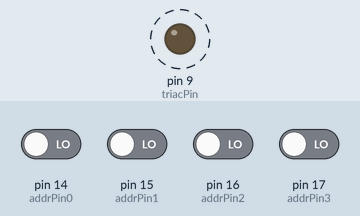
Recording of a sketch running on a simulated Arduino Uno, built with avr-gcc and run on an emulated ATmega328P. On the bench: output pins drawn as LEDs (lit = HIGH). Dashed ring = blinking. Inputs (shaded band) come from the test bench; at power-on: pin 14 (addrPin0), pin 15 (addrPin1), pin 16 (addrPin2), pin 17 (addrPin3) LOW.

Above: at 0.2 s.
Timing chart, 0 to 3.0 s (numbered marks = the images above):
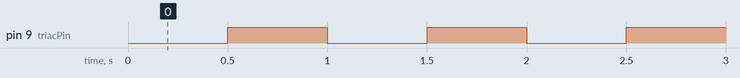

The sketch:

bulbLightsHardwareTest.ino
```cpp
/**
 * Test of various parts needed for the bulb lights.
 *
 * Prototype:
 * - ATMega328p
 * - Vcc = 3.3-5 V
 * - F_CPU = 8 MHz
 *
 * | Test       | Method
 * | --------   | ------
 * | Triac      | Connect bulb and set triac pin. NOTE! Mains voltages! Probably should do this separately
 * | DMX input  | Connect DMX source and check for activity.
 * | Addr pins  | Print address somewhere?
 */

// Global constants
// This is the base address of the device. It is used as an offset and is added to the value
// of the address pins to calculate the device address (addr).
// Should be set in the form 0xh0 and should never exceed 0xf0 in order to avoid overflowing
// the uint8_t containing the address.
static constexpr uint8_t baseAddr = 0;
static_assert(0xf0 >= baseAddr, "baseAddr is greater than 0xf0");  // assert that baseAddr is < 0xf0.

// pindefs
static constexpr uint8_t triacPin = PB1;
static constexpr uint8_t addrPin0 = PC0;
static constexpr uint8_t addrPin1 = PC1;
static constexpr uint8_t addrPin2 = PC2;
static constexpr uint8_t addrPin3 = PC3;

// global variables
static uint8_t addr = 0x00; // no address set yet.

// Bulb control functions
// triac triggers when pin is low
static inline void setTrigger() {
    // set low.
    PORTB &= ~(1 << triacPin);
}
static inline void clearTrigger() {
    // set high.
    PORTB |= (1 << triacPin);
}
static inline void toggleTrigger() {
    PINB |= (1 << triacPin);
}
static inline bool isTrigger() {
    return (bool)(PINB & (1 << triacPin));
}

// DMX functions
// Check the value of the pins.
static inline uint8_t checkAddrPins() {
    // The address is set by reading the first 4 pins of register C.
    return (0x0f & PINC);
}

void setup() {
    // put your setup code here, to run once:
    Serial.println(F("Setup..."));
    // Setup triac pin to off state first
    DDRB |= (1 << triacPin); // set to output
    clearTrigger();

    // TODO dmx
    addr = baseAddr + checkAddrPins();
    Serial.print(F("Addr: "));
    Serial.println(addr);

    Serial.println(F("Setup Done"));
}

void loop() {
    // put your main code here, to run repeatedly:
    toggleTrigger();
    Serial.print(F("Trig: "));
    Serial.println(isTrigger());
    Serial.println();
    delay(500);
}
```

Measured:
- by itself, pin 9 (triacPin): alternates HIGH for 0.50 s and LOW for 0.50 s
